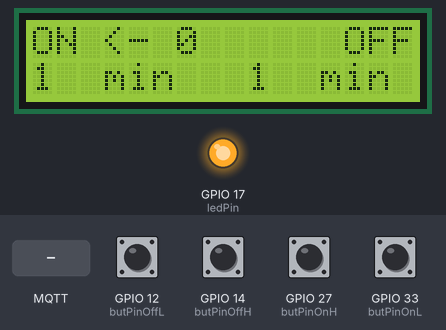
This sketch was run on a simulated ESP32. On the bench: 16×2 character LCD, output pins drawn as LEDs (lit = HIGH). The test bench sets the inputs (shaded band); at power-on: GPIO 12 (butPinOffL), GPIO 14 (butPinOffH), GPIO 27 (butPinOnH), GPIO 33 (butPinOnL) HIGH. WiFi joins after 1.5 s; servers stay silent unless stated; no MQTT or app messages arrive unless stated; what the sketch prints to the serial monitor is not drawn.

Above: at 2.7 s.
2.8 s: MQTT message "0" arrives on the first subscribed topic
At 4.0 s:
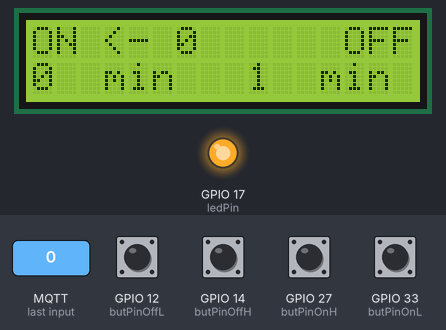
Timing chart, 0 to 5.8 s (numbered marks = the images above; inputs shaded):
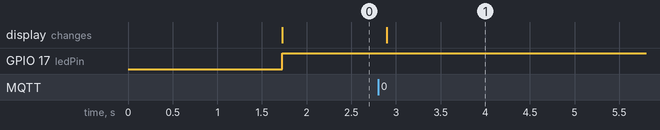

The sketch:

P-1.ino
```cpp
//This code is edited by LocaLFarm Automation Team
//Controlling Appliances and monitoring sensor's data over Internet using Ubidots MQTT server

/****************************************
   Include Libraries
 ****************************************/
#include <WiFi.h>
#include <PubSubClient.h>
#include <LiquidCrystal.h>
#define WIFISSID "Hacker" // Put your WifiSSID here
#define PASSWORD "ramesh@123" // Put your wifi password here
#define TOKEN "BBFF-mEhoNMW3eUgFBKn3laeOuU45nUwof9" // Put your Ubidots' TOKEN
#define MQTT_CLIENT_NAME "LocaLFarm_Auto01" // MQTT client Name, please enter your own 8-12 alphanumeric character ASCII string;
//it should be a random and unique ascii string and different from all other devices

/****************************************
   Define Constants
 ****************************************/
#define VARIABLE_LABEL "timer" // Assing the variable label
#define VARIABLE_LABEL_SUBSCRIBE_ON "onval"
#define VARIABLE_LABEL_SUBSCRIBE_OFF "offval"// Assing the variable label
#define DEVICE_LABEL "esp32" // Assig the device label

#define ledPin 17 // Set the GPIO26 as RELAY

char mqttBroker[]  = "industrial.api.ubidots.com";
char payload[100];
char topic[150];
char topicSubscribeOn[100];
char topicSubscribeOff[100];
// Space to store values to send
char str_sensor[10];
int dtOn = 1;
int dtOff = 1;
int butValOnH;
int butValOnL;
int butValOffH;
int butValOffL;

int butPinOnH = T7; //grey
int butPinOnL = T8;
int butPinOffH = T6; //grey
int butPinOffL = T5;

LiquidCrystal lcd(23, 22, 5, 18, 19, 21);
/****************************************
   Auxiliar Functions
 ****************************************/
WiFiClient ubidots;
PubSubClient client(ubidots);


void reconnect() {
  // Loop until we're reconnected
  while (!client.connected()) {
    Serial.println("Attempting MQTT connection...");

    // Attemp to connect
    if (client.connect(MQTT_CLIENT_NAME, TOKEN, "")) {
      Serial.println("Connected");
      client.subscribe(topicSubscribeOn);
      client.subscribe(topicSubscribeOff);
    } else {
      Serial.print("Failed, rc=");
      Serial.print(client.state());
      Serial.println(" try again in 2 seconds");
      // Wait 2 seconds before retrying
      delay(2000);
    }
  }
}
//**********************ON LED FROM CLOUD********************************
void callbackfuck(char* topic, byte* payload, unsigned int length) {
  char p[length + 1];
  memcpy(p, payload, length);
  p[length] = NULL;
  String message(p);
  char cmpOn[] = "/v1.6/devices/esp32/onval/lv";
  char cmpOff[] = "/v1.6/devices/esp32/offval/lv";
  if (strcmp(topic, cmpOn) == 0) {
    dtOn = message.toInt();
  }
  if (strcmp(topic, cmpOff) == 0) {
    dtOff = message.toInt();
  }
  Serial.write(payload, length);
  Serial.println();
}
//*******************************************************************************

void setup() {
  Serial.begin(115200);
  WiFi.begin(WIFISSID, PASSWORD);
  // Assign the pin as INPUT
  pinMode(ledPin, OUTPUT);
  pinMode(butPinOnH, INPUT_PULLUP);
  pinMode(butPinOnL, INPUT_PULLUP);
  pinMode(butPinOffH, INPUT_PULLUP);
  pinMode(butPinOffL, INPUT_PULLUP);
  pinMode(ledPin, OUTPUT);
  lcd.begin(16, 2);

  Serial.println();
  Serial.print("Wait for WiFi...");

  while (WiFi.status() != WL_CONNECTED) {
    Serial.print(".");
    delay(500);
  }

  Serial.println("");
  Serial.println("WiFi Connected");
  Serial.println("IP address: ");
  Serial.println(WiFi.localIP());
  client.setServer(mqttBroker, 1883);
  client.setCallback(callbackfuck);

  sprintf(topicSubscribeOn, "/v1.6/devices/%s/%s/lv", DEVICE_LABEL, VARIABLE_LABEL_SUBSCRIBE_ON);
  sprintf(topicSubscribeOff, "/v1.6/devices/%s/%s/lv", DEVICE_LABEL, VARIABLE_LABEL_SUBSCRIBE_OFF);
  client.subscribe(topicSubscribeOn);
  client.subscribe(topicSubscribeOff);
}
void loop() {
  for (unsigned int i = 0 ; i < dtOn * 600 ; i++) {
    if (!client.connected()) {
      client.subscribe(topicSubscribeOn);
      client.subscribe(topicSubscribeOff);
      reconnect();
    }
    //reading the button value
    butValOnH = touchRead(butPinOnH);
    butValOnL = touchRead(butPinOnL);
    butValOffH = touchRead(butPinOffH);
    butValOffL = touchRead(butPinOffL);

    //checking if the button is pressed
//        if(butValOnH<10){
//          dtOn+=1;
//        }
//        if(butValOnL<10){
//          dtOn-=1;
//        }
//        if(butValOffH<10){
//          dtOff+=1;
//        }
//        if(butValOffL<10){
//          dtOff-=1;
//        }

    //setting the limit (1,109)min
    if (dtOn < 1) {
      dtOn = 1;
    }
    if (dtOn > 109) {
      dtOn = 109;
    }
    if (dtOff < 1) {
      dtOff = 1;
    }
    if (dtOff > 109) {
      dtOff = 109;
    }
    if (i % 599 == 0) {
      sprintf(topic, "%s%s", "/v1.6/devices/", DEVICE_LABEL);
      sprintf(payload, "%s", ""); // Cleans the payload
      sprintf(payload, "{\"%s\":", VARIABLE_LABEL); // Adds the variable label
      int sensor = i / 599;
      Serial.print("Value of Sensor is:- ");
      Serial.println(sensor);
      /* 4 is mininum width, 2 is precision; float value is copied onto str_sensor*/
      dtostrf(sensor, 4, 0, str_sensor);
      sprintf(payload, "%s {\"value\": %s}}", payload, str_sensor); // Adds the value
      Serial.println("Publishing data to Ubidots Cloud");
      Serial.println(payload);
      client.publish(topic, payload);
      delay(100);
    }
    client.loop();
    lcd.clear();
    lcd.setCursor(0, 0);
    lcd.print("ON           OFF");
    lcd.setCursor(3, 0);
    lcd.print("<-");
    lcd.setCursor(6, 0);
    lcd.print(i / 600);
    lcd.setCursor(0, 1);
    lcd.print(dtOn);
    lcd.setCursor(3, 1);
    lcd.print("min");
    lcd.setCursor(9, 1);
    lcd.print(dtOff);
    lcd.setCursor(12, 1);
    lcd.print("min");

    Serial.println("OnLoop");
    Serial.print(dtOn);
    Serial.print("-");
    Serial.print(dtOff);
    Serial.print("-");
    Serial.println(i / 10);

    //setting the led HIGH for 100 milli seconds
    digitalWrite(ledPin, HIGH);
    delay(100);
  }

  for (unsigned int i = 0 ; i < dtOn * 600 ; i++) {
    if (!client.connected()) {
      client.subscribe(topicSubscribeOn);
      client.subscribe(topicSubscribeOff);
      reconnect();
    }

    //reading the button value
    butValOnH = touchRead(butPinOnH);
    butValOnL = touchRead(butPinOnL);
    butValOffH = touchRead(butPinOffH);
    butValOffL = touchRead(butPinOffL);

    //checking if the button is pressed
//        if(butValOnH<10){
//          dtOn+=1;
//        }
//        if(butValOnL<10){
//          dtOn-=1;
//        }
//        if(butValOffH<10){
//          dtOff+=1;
//        }
//        if(butValOffL<10){
//          dtOff-=1;
//        }

    //setting the limit (1,109)min
    if (dtOn < 1) {
      dtOn = 1;
    }
    if (dtOn > 109) {
      dtOn = 109;
    }
    if (dtOff < 1) {
      dtOff = 1;
    }
    if (dtOff > 109) {
      dtOff = 109;
    }
    if (i % 599 == 0) {
      sprintf(topic, "%s%s", "/v1.6/devices/", DEVICE_LABEL);
      sprintf(payload, "%s", ""); // Cleans the payload
      sprintf(payload, "{\"%s\":", VARIABLE_LABEL); // Adds the variable label
      int sensor = -1 * (i / 599);
      Serial.print("Value of Sensor is:- ");
      Serial.println(sensor);
      /* 4 is mininum width, 2 is precision; float value is copied onto str_sensor*/
      dtostrf(sensor, 4, 0, str_sensor);
      sprintf(payload, "%s {\"value\": %s}}", payload, str_sensor); // Adds the value
      Serial.println("Publishing data to Ubidots Cloud");
      Serial.println(payload);
      client.publish(topic, payload);
    }
    client.loop();
    lcd.clear();
    lcd.setCursor(0, 0);
    lcd.print("ON           OFF");
    lcd.setCursor(11, 0);
    lcd.print("->");
    lcd.setCursor(6, 0);
    lcd.print(i / 600);
    lcd.setCursor(0, 1);
    lcd.print(dtOn);
    lcd.setCursor(3, 1);
    lcd.print("min");
    lcd.setCursor(9, 1);
    lcd.print(dtOff);
    lcd.setCursor(12, 1);
    lcd.print("min");

    Serial.println("OffLoop");
    Serial.print(dtOn);
    Serial.print("-");
    Serial.print(dtOff);
    Serial.print("-");
    Serial.println(i / 10);

    //setting the led HIGH for 100 milli seconds
    digitalWrite(ledPin, LOW);
    delay(100);
  }
}
```

Measured:
- after the input at 2.8 s, the display: changes after 0.10 s (image 1)
